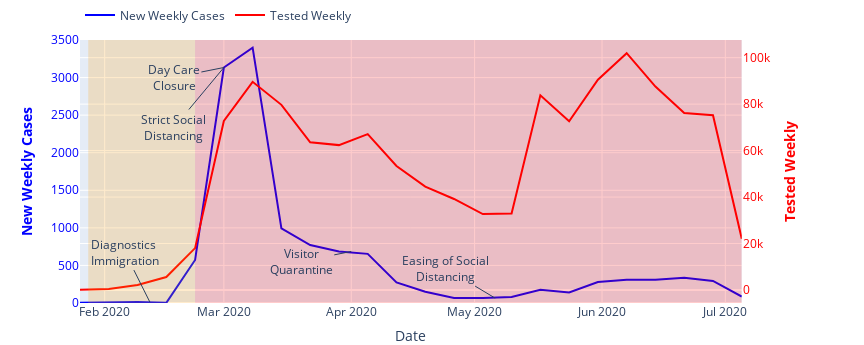

Notebook source saved alongside this figure:
### Markdown cell above
During this period several important policies took were implemented:

 * Special immigration procedures for visitors from China, Macau and Hong Kong were implemented, these included visa free entry suspension, quarantine and testing procedures.
 * Authorization of diagnostic kits from two manufacturers alongside a release of a self-diagnosis app.
 * The infectious Disease Alert was raised by two levels orange (2020-01-28) and red (2020-02-23). These levels allowed the government to take special measures. At the orange level more rigorous testing was begun alongside issuing of masks and recommendations for schools. At level red the size of social gathering was limited. Contacts were traced and exposed individuals were isolated.

 Most of these measures increased the rates of testing and social awareness. As a result the number of new cases decreased the following week and then started to sharply increase. The decrease was more likely to be noise in the data as the number of cases was very low at the time. What the policies did achieve was increase the rate of testing weekly done tests in @fig-tests-time. The search trend data in @fig-search-trends-time shows that the public was already aware of the coronavirus after the blue and yellow alertness levels were raised, therefore, the increase in testing is mostly do to the availability of tests.
The surge in tests also coincided with the surge in confirmed cases, this is means that before the package of policies was implemented it is possible that a large number of cases was not diagnosed prior.

### Code cell
# | label: fig-tests-time
# | fig-cap: "Tests done weekly in blue as a time series, for comparison the number of new cases each week is presented in red. The chart background colors corresponds to Infectious Disease Alert levels"
line_colors = ["blue", "red"]
fig_tests_time_yrange = [0, 3500]
fig_tests_time = two_yaxis_plotly(
    x_values=weekly_time.index,
    y1_values=weekly_time["new_cases"],
    y2_values=weekly_time["weekly_tested"],
    y1_title="New Weekly Cases",
    y2_title="Tested Weekly",
    x_title="Date",
    colors=line_colors,
    size=[base_fig_wid * dpi, base_fig_wid / 2.5 * dpi],
    yrange=fig_tests_time_yrange,
    margin=dict(t=0,b=5)
)

annotate_plotly_by_val(
    fig_tests_time,
    datetime.strptime("2020-02-12", date_format),
    text="Diagnostics <br>Immigration",
    ax=-25,
    ay=-50,
)
annotate_plotly_by_val(
    fig_tests_time,
    datetime.strptime("2020-03-01", "%Y-%m-%d"),
    "Day Care<br>Closure",
    ax=-50,
    ay=10,
)

annotate_plotly_by_val(
    fig_tests_time,
    datetime.strptime("2020-04-01", "%Y-%m-%d"),
    "Visitor<br>Quarantine",
    ax=-50,
    ay=10,
)

annotate_plotly_by_val(
    fig_tests_time,
    datetime.strptime("2020-03-01", "%Y-%m-%d"),
    "Strict Social<br>Distancing",
    ax=-50,
    ay=60,
)

annotate_plotly_by_val(
    fig_tests_time,
    datetime.strptime("2020-05-06", "%Y-%m-%d"),
    "Easing of Social<br>Distancing",
    ax=-50,
    ay=-30,
)
add_alert_background(fig_tests_time)

fig_tests_time.show()

### Figure 1 — Plotly figure (JSON) as saved in the notebook; plotly's stock layout.template omitted (floating-point values rounded to 4 significant figures)
{"data": [{"line": {"color": "blue"}, "name": "New Weekly Cases", "type": "scatter", "x": ["2020-01-26T00:00:00", "2020-02-02T00:00:00", "2020-02-09T00:00:00", "2020-02-16T00:00:00", "2020-02-23T00:00:00", "2020-03-01T00:00:00", "2020-03-08T00:00:00", "2020-03-15T00:00:00", "2020-03-22T00:00:00", "2020-03-29T00:00:00", "2020-04-05T00:00:00", "2020-04-12T00:00:00", "2020-04-19T00:00:00", "2020-04-26T00:00:00", "2020-05-03T00:00:00", "2020-05-10T00:00:00", "2020-05-17T00:00:00", "2020-05-24T00:00:00", "2020-05-31T00:00:00", "2020-06-07T00:00:00", "2020-06-14T00:00:00", "2020-06-21T00:00:00", "2020-06-28T00:00:00", "2020-07-05T00:00:00"], "xaxis": "x", "y": [3, 12, 12, 2, 573, 3134, 3398, 992, 771, 686, 654, 275, 149, 67, 65, 81, 176, 140, 278, 308, 309, 336, 294, 85], "yaxis": "y"}, {"line": {"color": "red"}, "name": "Tested Weekly", "type": "scatter", "x": ["2020-01-26T00:00:00", "2020-02-02T00:00:00", "2020-02-09T00:00:00", "2020-02-16T00:00:00", "2020-02-23T00:00:00", "2020-03-01T00:00:00", "2020-03-08T00:00:00", "2020-03-15T00:00:00", "2020-03-22T00:00:00", "2020-03-29T00:00:00", "2020-04-05T00:00:00", "2020-04-12T00:00:00", "2020-04-19T00:00:00", "2020-04-26T00:00:00", "2020-05-03T00:00:00", "2020-05-10T00:00:00", "2020-05-17T00:00:00", "2020-05-24T00:00:00", "2020-05-31T00:00:00", "2020-06-07T00:00:00", "2020-06-14T00:00:00", "2020-06-21T00:00:00", "2020-06-28T00:00:00", "2020-07-05T00:00:00"], "xaxis": "x", "y": [51, 378, 2169, 5563, 18018, 72742, 89597, 79694, 63568, 62361, 67092, 53388, 44488, 39176, 32688, 32913, 83767, 72636, 90533, 101947, 87559, 76135, 75232, 22071], "yaxis": "y2"}], "layout": {"annotations": [{"ax": -25, "ay": -50, "text": "Diagnostics <br>Immigration", "x": "2020-02-12T00:00:00", "xref": "x", "y": 12, "yref": "y"}, {"ax": -50, "ay": 10, "text": "Day Care<br>Closure", "x": "2020-03-01T00:00:00", "xref": "x", "y": 3134, "yref": "y"}, {"ax": -50, "ay": 10, "text": "Visitor<br>Quarantine", "x": "2020-04-01T00:00:00", "xref": "x", "y": 686, "yref": "y"}, {"ax": -50, "ay": 60, "text": "Strict Social<br>Distancing", "x": "2020-03-01T00:00:00", "xref": "x", "y": 3134, "yref": "y"}, {"ax": -50, "ay": -30, "text": "Easing of Social<br>Distancing", "x": "2020-05-06T00:00:00", "xref": "x", "y": 65, "yref": "y"}], "height": 345.6, "legend": {"orientation": "h", "y": 1.15}, "margin": {"b": 5, "t": 0}, "shapes": [{"fillcolor": "rgba(255, 0, 0, 0.2)", "line": {"width": 0}, "type": "rect", "x0": "2020-02-23", "x1": "2020-07-05", "y0": 0, "y1": 3500}, {"fillcolor": "rgba(255, 155, 0, 0.2)", "line": {"width": 0}, "type": "rect", "x0": "2020-01-28", "x1": "2020-02-23", "y0": 0, "y1": 3500}], "width": 864, "xaxis": {"anchor": "y", "domain": [0, 0.94], "title": {"text": "Date"}}, "yaxis": {"anchor": "x", "color": "blue", "domain": [0, 1], "range": [0, 3500], "title": {"text": "<b>New Weekly Cases</b>"}}, "yaxis2": {"anchor": "x", "color": "red", "overlaying": "y", "side": "right", "title": {"text": "<b>Tested Weekly</b>"}}}}
